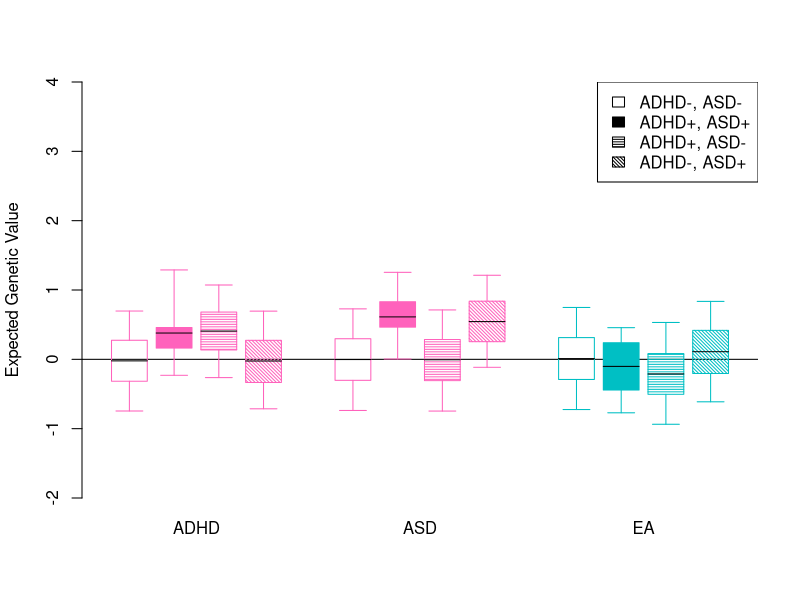

The R source for this figure: (Note: this script raises an error after producing the figure.)
gen_cor_norm <- function( n, mu, sigma, rho, pop=F ) {
	
	t <- length( mu )
	X <- matrix( rnorm( t*n ), n, t )
	X.sig <- var( scale( X ) )
	X.sig.C.inv <- solve( chol( X.sig ) )
	X.clean <- scale( X %*% X.sig.C.inv )
	rho.C <- chol( rho )
	Y <- matrix( rep( mu, n ), n, t, byrow=T ) + 
			( X.clean %*% rho.C ) * matrix( rep( sigma, n ), n, t, byrow=T )

	return( Y )
	
}

plot.profiles.como <- function( l.value, p.value, plotName, 
								traits.txt=c( "Trait 1","Trait 2","Trait 3" ),
								legend.txt=c( "Group 0-0", "Group 1-1", "Group 1-0", "Group 0-1") ) {
	
	l.1.00 <- mean( l.value[ p.value[,1] == 0 & p.value[,2] == 0, 1 ] )
	l.2.00 <- mean( l.value[ p.value[,1] == 0 & p.value[,2] == 0, 2 ] )
	l.3.00 <- mean( l.value[ p.value[,1] == 0 & p.value[,2] == 0, 3 ] )
			
	l.1.10 <- mean( l.value[ p.value[,1] == 1 & p.value[,2] == 0, 1 ] )
	l.2.10 <- mean( l.value[ p.value[,1] == 1 & p.value[,2] == 0, 2 ] )
	l.3.10 <- mean( l.value[ p.value[,1] == 1 & p.value[,2] == 0, 3 ] )
	
	l.1.01 <- mean( l.value[ p.value[,1] == 0 & p.value[,2] == 1, 1 ] )
	l.2.01 <- mean( l.value[ p.value[,1] == 0 & p.value[,2] == 1, 2 ] )
	l.3.01 <- mean( l.value[ p.value[,1] == 0 & p.value[,2] == 1, 3 ] )

	l.1.11 <- mean( l.value[ p.value[,1] == 1 & p.value[,2] == 1, 1 ] )
	l.2.11 <- mean( l.value[ p.value[,1] == 1 & p.value[,2] == 1, 2 ] )
	l.3.11 <- mean( l.value[ p.value[,1] == 1 & p.value[,2] == 1, 3 ] )

	sd.1.00 <- sd( l.value[ p.value[,1] == 0 & p.value[,2] == 0, 1 ] ) / 
						sqrt( sum( p.value[,1] == 0 & p.value[,2] == 0 ) )
	sd.2.00 <- sd( l.value[ p.value[,1] == 0 & p.value[,2] == 0, 2 ] ) / 
						sqrt( sum( p.value[,1] == 0 & p.value[,2] == 0 ) )
	sd.3.00 <- sd( l.value[ p.value[,1] == 0 & p.value[,2] == 0, 3 ] ) / 
						sqrt( sum( p.value[,1] == 0 & p.value[,2] == 0 ) )
			
	sd.1.10 <- sd( l.value[ p.value[,1] == 1 & p.value[,2] == 0, 1 ] ) / 
						sqrt( sum( p.value[,1] == 1 & p.value[,2] == 0 ) )
	sd.2.10 <- sd( l.value[ p.value[,1] == 1 & p.value[,2] == 0, 2 ] ) / 
						sqrt( sum( p.value[,1] == 1 & p.value[,2] == 0 ) )
	sd.3.10 <- sd( l.value[ p.value[,1] == 1 & p.value[,2] == 0, 3 ] ) / 
						sqrt( sum( p.value[,1] == 1 & p.value[,2] == 0 ) )
						
	sd.1.01 <- sd( l.value[ p.value[,1] == 0 & p.value[,2] == 1, 1 ] ) / 
						sqrt( sum( p.value[,1] == 0 & p.value[,2] == 1 ) )
	sd.2.01 <- sd( l.value[ p.value[,1] == 0 & p.value[,2] == 1, 2 ] ) / 
						sqrt( sum( p.value[,1] == 0 & p.value[,2] == 1 ) )
	sd.3.01 <- sd( l.value[ p.value[,1] == 0 & p.value[,2] == 1 , 3 ]) / 
						sqrt( sum( p.value[,1] == 0 & p.value[,2] == 1 ) )

	sd.1.11 <- sd( l.value[ p.value[,1] == 1 & p.value[,2] == 1, 1 ] ) / 
						sqrt( sum( p.value[,1] == 1 & p.value[,2] == 1 ) )
	sd.2.11 <- sd( l.value[ p.value[,1] == 1 & p.value[,2] == 1, 2 ] ) / 
						sqrt( sum( p.value[,1] == 1 & p.value[,2] == 1 ) )
	sd.3.11 <- sd( l.value[ p.value[,1] == 1 & p.value[,2] == 1, 3 ] ) / 
						sqrt( sum( p.value[,1] == 1 & p.value[,2] == 1 ) )

	plot.dat <- rbind( 	c( l.1.00, l.1.11, l.1.10, l.1.01 ),
						c( l.2.00, l.2.11, l.2.10, l.2.01 ),
						c( l.3.00, l.3.11, l.3.10, l.3.01 ) )
	plot.sd <- rbind( 	c( sd.1.00, sd.1.11, sd.1.10, sd.1.01 ),
						c( sd.2.00, sd.2.11, sd.2.10, sd.2.01 ),
						c( sd.3.00, sd.3.11, sd.3.10, sd.3.01 ) )
	
	col.cats <- c( "#FF62BC", "#FF62BC", "#00BFC4" )
	dense.cats <- c( 0, NA, 40, 40 )
	angle.cats <- c( NA, NA, 0, 135 )
	
	pdf( plotName )	
	
	b.plot <- print( barplot( t( plot.dat ),
					names.arg=traits.txt, 
					beside=T,
					angle=angle.cats, density=dense.cats, 
					ylab="Expected Genetic Value",
					col=rep( col.cats, each=4 ),
					ylim=c( -1,3 )
				) )
	print( segments( b.plot, t( plot.dat )-1.96*t( plot.sd ), 
			b.plot, t( plot.dat )+1.96*t( plot.sd ) ) )
	print( segments( b.plot-0.25, t( plot.dat )+1.96*t( plot.sd ), 
			b.plot+0.25, t( plot.dat )+1.96*t( plot.sd ) ) )
	print( segments( b.plot-0.25, t( plot.dat )-1.96*t( plot.sd ), 
			b.plot+0.25, t( plot.dat )-1.96*t( plot.sd ) ) )

	print( legend( 'topright', 
					legend=legend.txt,
					angle=angle.cats, 
					density=dense.cats, 
					col=1 ) )

	dev.off()
	
	out.dat <- list( plot.dat, plot.sd, b.plot )	
	
	return( out.dat )
	
}

plot.profiles.como.bnw <- function( l.value, p.value, plotName, 
								traits.txt=c( "Trait 1","Trait 2","Trait 3" ),
								legend.txt=c( "Group 0-0", "Group 1-1", "Group 1-0", "Group 0-1") ) {

	#l.value <- g.value.0
	#p.value <- p.value.0 
	#traits.txt <- traits
	#legend.txt <- legend.txt
	
	l.1.00 <- mean( l.value[ p.value[,1] == 0 & p.value[,2] == 0, 1 ] )
	l.2.00 <- mean( l.value[ p.value[,1] == 0 & p.value[,2] == 0, 2 ] )
	l.3.00 <- mean( l.value[ p.value[,1] == 0 & p.value[,2] == 0, 3 ] )
			
	l.1.10 <- mean( l.value[ p.value[,1] == 1 & p.value[,2] == 0, 1 ] )
	l.2.10 <- mean( l.value[ p.value[,1] == 1 & p.value[,2] == 0, 2 ] )
	l.3.10 <- mean( l.value[ p.value[,1] == 1 & p.value[,2] == 0, 3 ] )
	
	l.1.01 <- mean( l.value[ p.value[,1] == 0 & p.value[,2] == 1, 1 ] )
	l.2.01 <- mean( l.value[ p.value[,1] == 0 & p.value[,2] == 1, 2 ] )
	l.3.01 <- mean( l.value[ p.value[,1] == 0 & p.value[,2] == 1, 3 ] )

	l.1.11 <- mean( l.value[ p.value[,1] == 1 & p.value[,2] == 1, 1 ] )
	l.2.11 <- mean( l.value[ p.value[,1] == 1 & p.value[,2] == 1, 2 ] )
	l.3.11 <- mean( l.value[ p.value[,1] == 1 & p.value[,2] == 1, 3 ] )

	q05.1.00 <- quantile( l.value[ p.value[,1] == 0 & p.value[,2] == 0, 1 ], 0.05 )
	q05.2.00 <- quantile( l.value[ p.value[,1] == 0 & p.value[,2] == 0, 2 ], 0.05 )
	q05.3.00 <- quantile( l.value[ p.value[,1] == 0 & p.value[,2] == 0, 3 ], 0.05 )
				
	q05.1.10 <- quantile( l.value[ p.value[,1] == 1 & p.value[,2] == 0, 1 ], 0.05 )
	q05.2.10 <- quantile( l.value[ p.value[,1] == 1 & p.value[,2] == 0, 2 ], 0.05 )
	q05.3.10 <- quantile( l.value[ p.value[,1] == 1 & p.value[,2] == 0, 3 ], 0.05 )
						
	q05.1.01 <- quantile( l.value[ p.value[,1] == 0 & p.value[,2] == 1, 1 ], 0.05 )
	q05.2.01 <- quantile( l.value[ p.value[,1] == 0 & p.value[,2] == 1, 2 ], 0.05 )
	q05.3.01 <- quantile( l.value[ p.value[,1] == 0 & p.value[,2] == 1, 3 ], 0.05 )

	q05.1.11 <- quantile( l.value[ p.value[,1] == 1 & p.value[,2] == 1, 1 ], 0.05 )
	q05.2.11 <- quantile( l.value[ p.value[,1] == 1 & p.value[,2] == 1, 2 ], 0.05 )
	q05.3.11 <- quantile( l.value[ p.value[,1] == 1 & p.value[,2] == 1, 3 ], 0.05 )

	q25.1.00 <- quantile( l.value[ p.value[,1] == 0 & p.value[,2] == 0, 1 ], 0.25 )
	q25.2.00 <- quantile( l.value[ p.value[,1] == 0 & p.value[,2] == 0, 2 ], 0.25 )
	q25.3.00 <- quantile( l.value[ p.value[,1] == 0 & p.value[,2] == 0, 3 ], 0.25 )
				
	q25.1.10 <- quantile( l.value[ p.value[,1] == 1 & p.value[,2] == 0, 1 ], 0.25 )
	q25.2.10 <- quantile( l.value[ p.value[,1] == 1 & p.value[,2] == 0, 2 ], 0.25 )
	q25.3.10 <- quantile( l.value[ p.value[,1] == 1 & p.value[,2] == 0, 3 ], 0.25 )
						
	q25.1.01 <- quantile( l.value[ p.value[,1] == 0 & p.value[,2] == 1, 1 ], 0.25 )
	q25.2.01 <- quantile( l.value[ p.value[,1] == 0 & p.value[,2] == 1, 2 ], 0.25 )
	q25.3.01 <- quantile( l.value[ p.value[,1] == 0 & p.value[,2] == 1, 3 ], 0.25 )

	q25.1.11 <- quantile( l.value[ p.value[,1] == 1 & p.value[,2] == 1, 1 ], 0.25 )
	q25.2.11 <- quantile( l.value[ p.value[,1] == 1 & p.value[,2] == 1, 2 ], 0.25 )
	q25.3.11 <- quantile( l.value[ p.value[,1] == 1 & p.value[,2] == 1, 3 ], 0.25 )

	q75.1.00 <- quantile( l.value[ p.value[,1] == 0 & p.value[,2] == 0, 1 ], 0.75 )
	q75.2.00 <- quantile( l.value[ p.value[,1] == 0 & p.value[,2] == 0, 2 ], 0.75 )
	q75.3.00 <- quantile( l.value[ p.value[,1] == 0 & p.value[,2] == 0, 3 ], 0.75 )
				
	q75.1.10 <- quantile( l.value[ p.value[,1] == 1 & p.value[,2] == 0, 1 ], 0.75 )
	q75.2.10 <- quantile( l.value[ p.value[,1] == 1 & p.value[,2] == 0, 2 ], 0.75 )
	q75.3.10 <- quantile( l.value[ p.value[,1] == 1 & p.value[,2] == 0, 3 ], 0.75 )
						
	q75.1.01 <- quantile( l.value[ p.value[,1] == 0 & p.value[,2] == 1, 1 ], 0.75 )
	q75.2.01 <- quantile( l.value[ p.value[,1] == 0 & p.value[,2] == 1, 2 ], 0.75 )
	q75.3.01 <- quantile( l.value[ p.value[,1] == 0 & p.value[,2] == 1, 3 ], 0.75 )

	q75.1.11 <- quantile( l.value[ p.value[,1] == 1 & p.value[,2] == 1, 1 ], 0.75 )
	q75.2.11 <- quantile( l.value[ p.value[,1] == 1 & p.value[,2] == 1, 2 ], 0.75 )
	q75.3.11 <- quantile( l.value[ p.value[,1] == 1 & p.value[,2] == 1, 3 ], 0.75 )

	q95.1.00 <- quantile( l.value[ p.value[,1] == 0 & p.value[,2] == 0, 1 ], 0.95 )
	q95.2.00 <- quantile( l.value[ p.value[,1] == 0 & p.value[,2] == 0, 2 ], 0.95 )
	q95.3.00 <- quantile( l.value[ p.value[,1] == 0 & p.value[,2] == 0, 3 ], 0.95 )
				
	q95.1.10 <- quantile( l.value[ p.value[,1] == 1 & p.value[,2] == 0, 1 ], 0.95 )
	q95.2.10 <- quantile( l.value[ p.value[,1] == 1 & p.value[,2] == 0, 2 ], 0.95 )
	q95.3.10 <- quantile( l.value[ p.value[,1] == 1 & p.value[,2] == 0, 3 ], 0.95 )
						
	q95.1.01 <- quantile( l.value[ p.value[,1] == 0 & p.value[,2] == 1, 1 ], 0.95 )
	q95.2.01 <- quantile( l.value[ p.value[,1] == 0 & p.value[,2] == 1, 2 ], 0.95 )
	q95.3.01 <- quantile( l.value[ p.value[,1] == 0 & p.value[,2] == 1, 3 ], 0.95 )

	q95.1.11 <- quantile( l.value[ p.value[,1] == 1 & p.value[,2] == 1, 1 ], 0.95 )
	q95.2.11 <- quantile( l.value[ p.value[,1] == 1 & p.value[,2] == 1, 2 ], 0.95 )
	q95.3.11 <- quantile( l.value[ p.value[,1] == 1 & p.value[,2] == 1, 3 ], 0.95 )

	plot.dat <- rbind( 	c( l.1.00, l.1.11, l.1.10, l.1.01 ),
						c( l.2.00, l.2.11, l.2.10, l.2.01 ),
						c( l.3.00, l.3.11, l.3.10, l.3.01 ) )
	plot.q05 <- rbind( 	c( q05.1.00, q05.1.11, q05.1.10, q05.1.01 ),
						c( q05.2.00, q05.2.11, q05.2.10, q05.2.01 ),
						c( q05.3.00, q05.3.11, q05.3.10, q05.3.01 ) )
	plot.q25 <- rbind( 	c( q25.1.00, q25.1.11, q25.1.10, q25.1.01 ),
						c( q25.2.00, q25.2.11, q25.2.10, q25.2.01 ),
						c( q25.3.00, q25.3.11, q25.3.10, q25.3.01 ) )
	plot.q75 <- rbind( 	c( q75.1.00, q75.1.11, q75.1.10, q75.1.01 ),
						c( q75.2.00, q75.2.11, q75.2.10, q75.2.01 ),
						c( q75.3.00, q75.3.11, q75.3.10, q75.3.01 ) )
	plot.q95 <- rbind( 	c( q95.1.00, q95.1.11, q95.1.10, q95.1.01 ),
						c( q95.2.00, q95.2.11, q95.2.10, q95.2.01 ),
						c( q95.3.00, q95.3.11, q95.3.10, q95.3.01 ) )					
			
	col.cats <- c( "#FF62BC", "#FF62BC", "#00BFC4" )
	dense.cats <- c( 0, NA, 40, 40 )
	angle.cats <- c( NA, NA, 0, 135 )
	
	pdf( plotName )	
	
	b.plot <- print( barplot( t( plot.dat ),
					names.arg=traits.txt, 
					beside=T,
					angle=angle.cats, density=dense.cats,
					col='white', border='white',
					ylab="Expected Genetic Value",
					ylim=c( -2,4 )
				) )
	abline( h=0 )

	for ( i in 1:3 ) {
	for ( g in 1:4 ) {
		
		t.col=col.cats[ i ]
		t.border=col.cats[ i ]
		t.angle=angle.cats[ g ]
		t.density=dense.cats[ g ]	

		tempMat <- t( plot.dat )
		tempMat.q05 <- t( plot.q05 )
		tempMat.q25 <- t( plot.q25 )
		tempMat.q75 <- t( plot.q75 )
		tempMat.q95 <- t( plot.q95 )
				
		polygon(	c( b.plot[ g,i ]-0.4, b.plot[ g,i ]+0.4, b.plot[ g,i ]+0.4, b.plot[ g,i ]-0.4 ), 
					c( tempMat.q25[ g,i ], tempMat.q25[ g,i ], tempMat.q75[ g,i ], tempMat.q75[ g,i ] ), 
					col=t.col,
					border=t.border,
					angle=t.angle,
					density=t.density
					)
		segments(	b.plot[ g,i ], tempMat.q75[ g,i ], 
					b.plot[ g,i ], tempMat.q95[ g,i ], 
					col=t.col
					)
		segments(	b.plot[ g,i ], tempMat.q25[ g,i ], 
					b.plot[ g,i ], tempMat.q05[ g,i ], 
					col=t.col
					)							
		segments(	b.plot[ g,i ]+0.3, tempMat.q05[ g,i ], 
					b.plot[ g,i ]-0.3, tempMat.q05[ g,i ], 
					col=t.col
					)	
		segments(	b.plot[ g,i ]+0.3, tempMat.q95[ g,i ], 
					b.plot[ g,i ]-0.3, tempMat.q95[ g,i ], 
					col=t.col
					)
		segments(	b.plot[ g,i ]+0.4, tempMat[ g,i ], 
					b.plot[ g,i ]-0.4, tempMat[ g,i ], 
					col=1
					)					
	}
	}

	print( legend( 'topright', 
					legend=legend.txt,
					angle=angle.cats, 
					density=dense.cats, 
					col=1 ) )

	dev.off()
	
	out.dat <- list( plot.dat, plot.sd, b.plot )	
	
	return( out.dat )
	
}


he_reg <- function( g, p, k, m1, m2, misType='flip', misdir=0 ) {
	
	# Using the same people in both studies breaks estimators.  
	#	Sampling needs to be done carefully to ensure E( y1y2 | s1,s2,g12 ) can
	#	be factored under some assumptions of independence (my guess), or 
	#	it doesn't like within and across study similarities to be mixed. 
	#	Weissbrod, Flint, Rosset. 2018. AJHG. Supp. Note, eq. 5. 
	# Derived for Gij ~ 0, so when subjects are compared with themselves it breaks 
	#	this assumption.  With m=1000, anything > ~0.8 is a self-self correlations.
	#	With m=250, unrel x < 0.375, within person x > 0.675 seems ~reasonable. 
	#	With m=100, unrel x and within person x overlap - too much variance in (1/m)( X'X )
	#	I remove those pairs by checking x > 0.5		

	if ( misdir %in% c( 1,3 ) ) {
		m1.p <- sample( which( p[,1] == 1 ), floor( m1*sum( p[,1] ) ) ) 
		p[ m1.p, 2 ] <- 1 
	}
	if ( misdir %in% c( 2,3 ) ) { 
		m2.p <- sample( which( p[,2] == 1 ), floor( m2*sum( p[,2] ) ) )
		p[ m2.p, 1 ] <- 1 
	}

	if ( misType == 'flip' ) {
		if ( misdir %in% c( 1,3 ) ) { p[ m1.p, 1 ] <- 0 }	
		if ( misdir %in% c( 2,3 ) ) { p[ m2.p, 2 ] <- 0 }
	}
		
	# Initial sampling
	g.keep.1 <- sort( unique( c( sample( which( p[,1] == 0 ), 10000 ), 
							which( p[,1] == 1 ) ) ) )
	g.keep.2 <- sort( unique( c( sample( which( p[,2] == 0 ), 10000 ), 
							which( p[,2] == 1 ) ) ) )
	g.keep.3 <- sort( unique( c( sample( 
							which( !is.na( p[,3] ) ), 10000 ) ) ) )
								
	n.1 <- length( g.keep.1 )
	n.2 <- length( g.keep.2 )
	n.3 <- length( g.keep.3 )
		
	g.temp.1 <- g[ g.keep.1, ]
	g.temp.2 <- g[ g.keep.2, ]
	g.temp.3 <- g[ g.keep.3, ]	
	p.temp.1 <- p[ g.keep.1, ]	
	p.temp.2 <- p[ g.keep.2, ]
	p.temp.3 <- p[ g.keep.3, ]
		
	pt.1 <- sum( p.temp.1[ ,1 ] )/n.1
	p.temp.1[ ,1 ] <- ( p.temp.1[ ,1 ] - pt.1 ) / sqrt( pt.1*(1-pt.1) )	
	pt.2 <- sum( p.temp.2[ ,2 ] )/n.2
	p.temp.2[ ,2 ] <- ( p.temp.2[ ,2 ] - pt.2 ) / sqrt( pt.2*(1-pt.2) )

	x.temp <- ( 1/dim(g)[2] ) * g.temp.1 %*% t( g.temp.1 )
	x.temp[ upper.tri( x.temp, diag=T ) ] <- NA
	x.temp.l <- c( x.temp[ !is.na( x.temp ) ] )
	
	y.temp <- p.temp.1[,1] %*% t( p.temp.1[,1] )
	y.temp[ upper.tri( y.temp, diag=T ) ] <- NA
	y.temp.l <- c( y.temp[ !is.na( y.temp ) ] )
	
	c.1.1.p <- sqrt( pt.1*(1-pt.1)*pt.1*(1-pt.1) )
	c.1.1.n <- dnorm( qnorm(1-k[1]) )*dnorm( qnorm(1-k[1]) )
	c.1.1.k <- k[1]*( 1-k[1] )*k[1]*( 1-k[1] )
	c.1.1 <- ( c.1.1.p*c.1.1.n ) / ( c.1.1.k )
	y.1.1.h2 <- ( ( c.1.1*x.temp.l ) %*% y.temp.l ) / 
				( ( c.1.1*x.temp.l ) %*% ( c.1.1*x.temp.l ) )						

	x.temp <- ( 1/dim(g)[2] ) * g.temp.2 %*% t( g.temp.2 )
	x.temp[ upper.tri( x.temp, diag=T ) ] <- NA
	x.temp.l <- c( x.temp[ !is.na( x.temp ) ] )

	y.temp <- p.temp.2[,2] %*% t( p.temp.2[,2] )
	y.temp[ upper.tri( y.temp, diag=T ) ] <- NA
	y.temp.l <- c( y.temp[ !is.na( y.temp ) ] )
	
	c.2.2.p <- sqrt( pt.2*(1-pt.2)*pt.2*(1-pt.2) )
	c.2.2.n <- dnorm( qnorm(1-k[2]) )*dnorm( qnorm(1-k[2]) )
	c.2.2.k <- k[2]*( 1-k[2] )*k[2]*( 1-k[2] )
	c.2.2 <- ( c.2.2.p*c.2.2.n ) / ( c.2.2.k )
	y.2.2.h2 <- ( ( c.2.2*x.temp.l ) %*% y.temp.l ) / 
				( ( c.2.2*x.temp.l ) %*% ( c.2.2*x.temp.l ) )

	x.temp <- ( 1/dim(g)[2] ) * g.temp.3 %*% t( g.temp.3 )
	x.temp[ upper.tri( x.temp, diag=T ) ] <- NA
	x.temp.l <- c( x.temp[ !is.na( x.temp ) ] )

	y.temp <- p.temp.3[,3] %*% t( p.temp.3[,3] )
	y.temp[ upper.tri( y.temp, diag=T ) ] <- NA
	y.temp.l <- c( y.temp[ !is.na( y.temp ) ] )

	# Biased if studies with ascertainment on secondary trait
	y.3.3.h2 <- ( ( x.temp.l ) %*% y.temp.l ) / 
				( ( x.temp.l ) %*% ( x.temp.l ) )

	x.temp <- ( 1/dim(g)[2] ) * g.temp.1 %*% t( g.temp.2 )
	x.temp[ upper.tri( x.temp, diag=T ) ] <- NA
	x.temp.l <- c( x.temp[ !is.na( x.temp ) ] )
	rem.x.temp.l <- which( x.temp.l > 0.5 )

	y.temp <- p.temp.1[,1] %*% t( p.temp.2[,2] )
	y.temp[ upper.tri( y.temp, diag=T ) ] <- NA
	y.temp.l <- c( y.temp[ !is.na( y.temp ) ] )

	c.1.2.p <- sqrt( pt.1*(1-pt.1)*pt.2*(1-pt.2) )
	c.1.2.n <- dnorm( qnorm(1-k[1]) )*dnorm( qnorm(1-k[2]) )
	c.1.2.k <- k[1]*( 1-k[1] )*k[2]*( 1-k[2] )
	c.1.2 <- ( c.1.2.p*c.1.2.n ) / ( c.1.2.k )
	y.1.2.cov <- ( ( c.1.2*x.temp.l[ -rem.x.temp.l ] ) %*% y.temp.l[ -rem.x.temp.l ] ) / 
				( ( c.1.2*x.temp.l[ -rem.x.temp.l ] ) %*% ( c.1.2*x.temp.l[ -rem.x.temp.l ] ) )
	y.1.2.rg <- y.1.2.cov / sqrt( y.1.1.h2*y.2.2.h2 )

	x.temp <- ( 1/dim(g)[2] ) * g.temp.1 %*% t( g.temp.3 )
	x.temp[ upper.tri( x.temp, diag=F ) ] <- NA
	x.temp.l <- c( x.temp[ !is.na( x.temp ) ] )
	rem.x.temp.l <- which( x.temp.l > 0.5 )

	y.temp <- p.temp.1[,1] %*% t( p.temp.3[,3] )
	y.temp[ upper.tri( y.temp, diag=F ) ] <- NA
	y.temp.l <- c( y.temp[ !is.na( y.temp ) ] )

	c.1.3.p <- sqrt( pt.1*(1-pt.1) )
	c.1.3.n <- dnorm( qnorm(1-k[1]) )
	c.1.3.k <- k[1]*( 1-k[1] )
	c.1.3 <- ( c.1.3.p*c.1.3.n ) / ( c.1.3.k )
	y.1.3.cov <- ( ( c.1.3*x.temp.l[ -rem.x.temp.l ] ) %*% y.temp.l[ -rem.x.temp.l ] ) / 
				( ( c.1.3*x.temp.l[ -rem.x.temp.l ] ) %*% ( c.1.3*x.temp.l[ -rem.x.temp.l ] ) )
	y.1.3.rg <- y.1.3.cov / sqrt( y.1.1.h2*y.3.3.h2 )

	x.temp <- ( 1/dim(g)[2] ) * g.temp.2 %*% t( g.temp.3 )
	x.temp[ upper.tri( x.temp, diag=F ) ] <- NA
	x.temp.l <- c( x.temp[ !is.na( x.temp ) ] )
	rem.x.temp.l <- which( x.temp.l > 0.5 )
		
	y.temp <- p.temp.2[,2] %*% t( p.temp.3[,3] )
	y.temp[ upper.tri( y.temp, diag=F ) ] <- NA
	y.temp.l <- c( y.temp[ !is.na( y.temp ) ] )

	c.2.3.p <- sqrt( pt.2*(1-pt.2) )
	c.2.3.n <- dnorm( qnorm(1-k[2]) )
	c.2.3.k <- k[2]*( 1-k[2] )
	c.2.3 <- ( c.2.3.p*c.2.3.n ) / ( c.2.3.k )
	y.2.3.cov <- ( ( c.2.3*x.temp.l[ -rem.x.temp.l ] ) %*% y.temp.l[ -rem.x.temp.l ] ) / 
				( ( c.2.3*x.temp.l[ -rem.x.temp.l ] ) %*% ( c.2.3*x.temp.l[ -rem.x.temp.l ] ) )
	y.2.3.rg <- y.2.3.cov / sqrt( y.2.2.h2*y.3.3.h2 )
	
	output <- list( y.1.1.h2=y.1.1.h2, y.2.2.h2=y.2.2.h2, y.3.3.h2=y.3.3.h2, 
						y.1.2.rg=y.1.2.rg, y.1.3.rg=y.1.3.rg, y.2.3.rg=y.2.3.rg,
						m1=m1, m2=m2 )
	
	return( output )
					
}

## Basic parameters 

traits <- c( "ADHD", "ASD", "EA" )
legend.txt <- c( "ADHD-, ASD-", "ADHD+, ASD+", "ADHD+, ASD-", "ADHD-, ASD+" )
n=100000
m=250
k=c( 0.05, 0.01, NA )
h2=c( 0.2, 0.2, 0.2 )
rg=matrix( c( 1, 0, -0.5, 0, 1, 0.2, -0.5, 0.2, 1), 3, 3 )
re=diag( length(h2) )
onset <- c( 5, 0, NA )		#ADHD uniform: 5 to 20, ASD: uniform 0 to 15
offset <- c( 20, 15, NA)
t <- length( h2 )

## Model 0: Uncorrelated liability and Comorbidity

# Genotypes
g <- matrix( rnorm( n*m ), n, m )
beta <- gen_cor_norm( m, rep(0,t), sqrt(h2/m), rg, pop=F )
 
# Genetic values
#g.value.0 <- gen_cor_norm( n, rep(0,t), sqrt(h2), rg, pop=F )
g.value.0 <- g %*% beta
# Environmental values				
e.value.0 <- gen_cor_norm( n, rep(0,t), sqrt(1-h2), re, pop=F )
# Liability values
l.value.0 <- g.value.0 + e.value.0
# Convert liability to 'disorder' phenotypes
p.value.0 <- l.value.0
p.value.0[ ,1 ] <- 1*( l.value.0[,1] >= qnorm( 1-k[1] ) )
p.value.0[ ,2 ] <- 1*( l.value.0[,2] >= qnorm( 1-k[2] ) )

# Add random onset
p.value.0 <- cbind( p.value.0, 0 )
p.value.0 <- cbind( p.value.0, 0 )
p.value.0[ , 4 ] <- sample( seq( onset[1], offset[1], by=5 ),
											n, replace=T )
p.value.0[ , 5 ] <- sample( seq( onset[2], offset[2], by=5 ),
											n, replace=T )

#Plot baseline COMO model
plot.0 <- plot.profiles.como.bnw( g.value.0, p.value.0,"ASD_v2_Model0_snp.bnw.pdf", 
									traits.txt=traits, legend.txt=legend.txt )

## Learn reasonable misdiagnosis rates (to create an rg of 0.3)

# # output <- NULL
# for ( i in 0:15 ) {
	# print( i )
	# m1 <- i/100
	# m2 <- i/100
	# output <- rbind( output, he_reg( g, p.value.0, k, m1, m2, misType='flip', misdir=3 ) )
	# print( output )
# }
# save( output, file="misDx_famh2_rg0_flipMisDx_01to10.RData")

# output <- NULL
# for ( i in 0:15 ) {
	# print( i )
	# m1 <- i/100
	# m2 <- i/100
	# output <- rbind( output, he_reg( g, p.value.0, k, m1, m2, misType='add', misdir=3 ) )
	# print( output )
# }
# save( output, file="misDx_famh2_rg0_addMisDx_01to11.RData")

# output <- NULL
# for ( i in 0:10 ) {
	# print( i )
	# m1 <- i/50
	# m2 <- i/50
	# output <- rbind( output, he_reg( g, p.value.0, k, m1, m2, misType='add', misdir=1 ) )
	# print( output )
# }
# save( output, file="misDx_famh2_rg0_addMisDx_01to11_adhdOnly.RData")

# output <- NULL
# for ( i in 0:10 ) {
	# print( i )
	# m1 <- i/50
	# m2 <- 0
	# output <- rbind( output, he_reg( g, p.value.0, k, m1, m2, misType='flip', misdir=1 ) )
	# print( output )
# }
# save( output, file="misDx_famh2_rg0_flipMisDx_01to10_adhdOnly.RData")

# output <- NULL
# for ( i in 0:10 ) {
	# print( i )
	# m1 <- 0
	# m2 <- i/10
	# output <- rbind( output, he_reg( g, p.value.0, k, m1, m2, misType='flip', misdir=2 ) )
	# print( output )
# }
# save( output, file="misDx_famh2_rg0_flipMisDx_01to10_asdOnly.RData")

# output <- NULL
# for ( i in 0:10 ) {
	# print( i )
	# m1 <- 0
	# m2 <- i/10
	# output <- rbind( output, he_reg( g, p.value.0, k, m1, m2, misType='add', misdir=2 ) )
	# print( output )
# }
# save( output, file="misDx_famh2_rg0_addMisDx_01to11_asdOnly.RData")

# Model 1a (flip): Misdiagnosis one-way, flipped (ADHD -> ASD) up to rG of 0.3.  10% rate does it.

misDx.r <- 0.10

p.value.1a <- l.value.0
p.value.1a[ ,1 ] <- 1*( l.value.0[,1] >= qnorm( 1-k[1] ) )
p.value.1a[ ,2 ] <- 1*( l.value.0[,2] >= qnorm( 1-k[2] ) )
											
misDx <- sample( which( p.value.1a[,1] == 1 ), 
					floor( sum( p.value.1a[,1] == 1 )*misDx.r ) )

p.value.1a[ misDx, 1 ] <- 0
p.value.1a[ misDx, 2 ] <- 1

plot.1a <- plot.profiles.como.bnw( g.value.0, p.value.1a, "ASD_v2_Model1a_flip_snp.bnw.pdf", 
									traits.txt=traits, legend.txt=legend.txt )

# Model 1b (flip): Model 1a: Misdiagnosis one-way, flipped (ASD -> ADHD) up to rG of 0.3.  80% rate probably still not enough.

misDx.r <- 0.8

p.value.1b <- l.value.0
p.value.1b[ ,1 ] <- 1*( l.value.0[,1] >= qnorm( 1-k[1] ) )
p.value.1b[ ,2 ] <- 1*( l.value.0[,2] >= qnorm( 1-k[2] ) )
											
misDx <- sample( which( p.value.1b[,2] == 1 ), 
					floor( sum( p.value.1b[,2] == 1 )*misDx.r ) )

p.value.1b[ misDx, 1 ] <- 1
p.value.1b[ misDx, 2 ] <- 0

plot.1b <- plot.profiles.como.bnw( g.value.0, p.value.1b, "ASD_v2_Model1b_flip_snp.bnw.pdf", 
									traits.txt=traits, legend.txt=legend.txt )

# Model 1c (flip): Misdiagnosis two-way, flipped (ASD -> ADHD & ADHD -> ASD) up to rG of 0.3.  8% rate enough.

misDx.r <- 0.08

p.value.1c <- l.value.0
p.value.1c[ ,1 ] <- 1*( l.value.0[,1] >= qnorm( 1-k[1] ) )
p.value.1c[ ,2 ] <- 1*( l.value.0[,2] >= qnorm( 1-k[2] ) )
											
misDx1 <- sample( which( p.value.1c[,1] == 1 ), 
					floor( sum( p.value.1c[,1] == 1 )*misDx.r ) )
misDx2 <- sample( which( p.value.1c[,2] == 1 ), 
					floor( sum( p.value.1c[,2] == 1 )*misDx.r ) )

p.value.1c[ misDx1, 1 ] <- 0
p.value.1c[ misDx1, 2 ] <- 1
p.value.1c[ misDx2, 1 ] <- 1
p.value.1c[ misDx2, 2 ] <- 0

plot.1c <- plot.profiles.como.bnw( g.value.0, p.value.1c, "ASD_v2_Model1c_flip_snp.bnw.pdf", 
									traits.txt=traits, legend.txt=legend.txt )

# Model 1a (add): Misdiagnosis one-way, add COMO (ADHD -> ASD) up to rG of 0.3.  10% rate does it.

misDx.r <- 0.10

p.value.1a <- l.value.0
p.value.1a[ ,1 ] <- 1*( l.value.0[,1] >= qnorm( 1-k[1] ) )
p.value.1a[ ,2 ] <- 1*( l.value.0[,2] >= qnorm( 1-k[2] ) )
											
misDx <- sample( which( p.value.1a[,1] == 1 ), 
					floor( sum( p.value.1a[,1] == 1 )*misDx.r ) )

p.value.1a[ misDx, 2 ] <- 1

plot.1a <- plot.profiles.como.bnw( g.value.0, p.value.1a, "ASD_v2_Model1a_add_snp.bnw.pdf", 
									traits.txt=traits, legend.txt=legend.txt )

# Model 1b (add): Model 1a: Misdiagnosis one-way, add COMO (ASD -> ADHD) up to rG of 0.3.  80% rate probably still not enough.

misDx.r <- 0.8

p.value.1b <- l.value.0
p.value.1b[ ,1 ] <- 1*( l.value.0[,1] >= qnorm( 1-k[1] ) )
p.value.1b[ ,2 ] <- 1*( l.value.0[,2] >= qnorm( 1-k[2] ) )
											
misDx <- sample( which( p.value.1b[,2] == 1 ), 
					floor( sum( p.value.1b[,2] == 1 )*misDx.r ) )

p.value.1b[ misDx, 1 ] <- 1

plot.1b <- plot.profiles.como.bnw( g.value.0, p.value.1b, "ASD_v2_Model1b_add_snp.bnw.pdf", 
									traits.txt=traits, legend.txt=legend.txt )

# Model 1c (add): Misdiagnosis two-way, add COMO (ASD -> ADHD & ADHD -> ASD) up to rG of 0.3.  8% rate enough.

misDx.r <- 0.08

p.value.1c <- l.value.0
p.value.1c[ ,1 ] <- 1*( l.value.0[,1] >= qnorm( 1-k[1] ) )
p.value.1c[ ,2 ] <- 1*( l.value.0[,2] >= qnorm( 1-k[2] ) )
											
misDx1 <- sample( which( p.value.1c[,1] == 1 ), 
					floor( sum( p.value.1c[,1] == 1 )*misDx.r ) )
misDx2 <- sample( which( p.value.1c[,2] == 1 ), 
					floor( sum( p.value.1c[,2] == 1 )*misDx.r ) )

p.value.1c[ misDx1, 2 ] <- 1
p.value.1c[ misDx2, 1 ] <- 1

plot.1c <- plot.profiles.como.bnw( g.value.0, p.value.1c, "ASD_v2_Model1c_add_snp.bnw.pdf", 
									traits.txt=traits, legend.txt=legend.txt )

## Model 2a: One-way causation (being above the threshold for ADHD, lowers the threshold for ASD)

effect <- 0.5

l.value.2a <- l.value.0
l.value.2a[ l.value.0[,1] >= qnorm( 1-k[1] ), 2 ] <- 
				l.value.2a[ l.value.0[,1] >= qnorm( 1-k[1] ), 2 ] + 
				effect*l.value.2a[ l.value.0[,1] >= qnorm( 1-k[1] ), 1 ]

p.value.2a <- l.value.2a
p.value.2a[ ,1 ] <- 1*( l.value.2a[,1] >= qnorm( 1-k[1] ) )
p.value.2a[ ,2 ] <- 1*( l.value.2a[,2] >= qnorm( 1-k[2] ) )
											
plot.2a <- plot.profiles.como.bnw( g.value.0, p.value.2a, "ASD_v2_Model2a_snp.bnw.pdf", 
									traits.txt=traits, legend.txt=legend.txt )

## Model 2b: One-way causation (being above the threshold for ASD, lowers the threshold for ADHD)

effect <- 0.5

l.value.2b <- l.value.0
l.value.2b[ l.value.0[,1] >= qnorm( 1-k[1] ), 2 ] <- 
				l.value.2b[ l.value.0[,1] >= qnorm( 1-k[1] ), 2 ] + 
				effect*l.value.2b[ l.value.0[,1] >= qnorm( 1-k[1] ), 1 ]
l.value.2b[ l.value.0[,2] >= qnorm( 1-k[2] ), 1 ] <- 
				l.value.2b[ l.value.0[,2] >= qnorm( 1-k[2] ), 1 ] + 
				effect*l.value.2b[ l.value.0[,2] >= qnorm( 1-k[2] ), 2 ]

p.value.2b <- l.value.2b
p.value.2b[ ,1 ] <- 1*( l.value.2b[,1] >= qnorm( 1-k[1] ) )
p.value.2b[ ,2 ] <- 1*( l.value.2b[,2] >= qnorm( 1-k[2] ) )
											
plot.2b <- plot.profiles.como.bnw( g.value.0, p.value.2b, "ASD_v2_Model2b_snp.bnw.pdf", 
									traits.txt=traits, legend.txt=legend.txt )

## Model 2c: Mutual causation (being above the threshold for one, lowers the threshold for the other)

effect <- 0.5

l.value.2c <- l.value.0
l.value.2c[ l.value.0[,1] >= qnorm( 1-k[1] ), 2 ] <- 
				l.value.2c[ l.value.0[,1] >= qnorm( 1-k[1] ), 2 ] + 
				effect*l.value.2c[ l.value.0[,1] >= qnorm( 1-k[1] ), 1 ]
l.value.2c[ l.value.0[,2] >= qnorm( 1-k[2] ), 1 ] <- 
				l.value.2c[ l.value.0[,2] >= qnorm( 1-k[2] ), 1 ] + 
				effect*l.value.2c[ l.value.0[,2] >= qnorm( 1-k[2] ), 2 ]

p.value.2c <- l.value.2c
p.value.2c[ ,1 ] <- 1*( l.value.2c[,1] >= qnorm( 1-k[1] ) )
p.value.2c[ ,2 ] <- 1*( l.value.2c[,2] >= qnorm( 1-k[2] ) )
											
plot.2c <- plot.profiles.como.bnw( g.value.0, p.value.2c, "ASD_v2_Model2c_snp.bnw.pdf", 
									traits.txt=traits, legend.txt=legend.txt )
## Model 2d: Mutual causation (being above the threshold for one, lowers the threshold for the other)

effect <- 5

l.value.2d <- l.value.0

p.value.2d <- l.value.2d
p.value.2d[ ,1 ] <- 1*( l.value.2d[,1] >= qnorm( 1-k[1] ) )
p.value.2d[ ,2 ] <- 1*( l.value.2d[,2] >= qnorm( 1-k[2] ) )

incl.adhd <- which( l.value.2d[ ,1 ] >= qnorm( 1-effect*k[1] ) & p.value.2d[ ,2 ] == 1 )
incl.asd <- which( l.value.2d[ ,2 ] >= qnorm( 1-effect*k[2] ) & p.value.2d[ ,1 ] == 1 )

p.value.2d[ incl.adhd, 1 ] <- 1
p.value.2d[ incl.asd, 2 ] <- 1
											
plot.2d <- plot.profiles.como.bnw( g.value.0, p.value.2d, "ASD_v2_Model2d_snp.bnw.pdf", 
									traits.txt=traits, legend.txt=legend.txt )

## Model 3a: One way severity ('severe ADHD' -> ASD)

effect <- 0.05

l.value.3a <- l.value.0

p.value.3a <- l.value.3a
p.value.3a[ ,1 ] <- 1*( l.value.3a[,1] >= qnorm( 1-k[1] ) )
p.value.3a[ ,2 ] <- 1*( l.value.3a[,2] >= qnorm( 1-k[2] ) )

#Add extreme multiformity
p.value.3a[ p.value.3a[ ,2 ] == 0, 2 ] <- 1*( l.value.3a[ p.value.3a[ ,2 ] == 0, 1 ] >= qnorm( 1-effect*k[1] ) )

plot.3a <- plot.profiles.como.bnw( g.value.0, p.value.3a, "ASD_v2_Model3a_snp.bnw.pdf", 
									traits.txt=traits, legend.txt=legend.txt )

## Model 3b: One way severity ('severe ASD' -> ADHD)

effect <- 0.1

l.value.3b <- l.value.0

p.value.3b <- l.value.3b
p.value.3b[ ,1 ] <- 1*( l.value.3b[,1] >= qnorm( 1-k[1] ) )
p.value.3b[ ,2 ] <- 1*( l.value.3b[,2] >= qnorm( 1-k[2] ) )

#Add extreme multiformity
p.value.3b[ p.value.3b[ ,1 ] == 0, 1 ] <- 1*( l.value.3b[ p.value.3b[ ,1 ] == 0, 2 ] >= qnorm( 1-effect*k[2] ) )

plot.3b <- plot.profiles.como.bnw( g.value.0, p.value.3b, "ASD_v2_Model3b_snp.bnw.pdf", 
									traits.txt=traits, legend.txt=legend.txt )

## Model 3c: Two way severity ('severe ADHD' -> ASD & 'severe ASD' -> ADHD)
effect1 <- 0.05
effect2 <- 0.1

l.value.3c <- l.value.0

p.value.3c <- l.value.3c
p.value.3c[ ,1 ] <- 1*( l.value.3c[,1] >= qnorm( 1-k[1] ) )
p.value.3c[ ,2 ] <- 1*( l.value.3c[,2] >= qnorm( 1-k[2] ) )

#Add extreme multiformity
p.value.3c[ p.value.3c[ ,2 ] == 0, 2 ] <- 1*( l.value.3c[ p.value.3c[ ,2 ] == 0, 1 ] >= qnorm( 1-effect1*k[1] ) )
p.value.3c[ p.value.3c[ ,1 ] == 0, 1 ] <- 1*( l.value.3c[ p.value.3c[ ,1 ] == 0, 2 ] >= qnorm( 1-effect2*k[2] ) )

plot.3c <- plot.profiles.como.bnw( g.value.0, p.value.3c, "ASD_v2_Model3c_snp.bnw.pdf", 
									traits.txt=traits, legend.txt=legend.txt )

## Model 4a: Biological heirarchy ( ADHD > ASD ), with random comorbidity
p.asd <- 0.01

l.value.4a <- l.value.0

p.value.4a <- l.value.4a
p.value.4a[ ,1 ] <- 1*( l.value.4a[,1] >= qnorm( 1-k[1] ) )
p.value.4a[ ,2 ] <- 1*( l.value.4a[,2] >= qnorm( 1-k[2] ) )

# Add biological hierarchy
p.value.4a[ p.value.4a[ ,1 ] == 1 & p.value.4a[ ,2 ] == 1, 2 ] <- 0
p.value.4a[ sample( which( p.value.4a[ ,1 ] == 1 ), p.asd*sum( p.value.4a[ ,1 ] == 1 ) ), 2 ] <- 1

plot.4a <- plot.profiles.como.bnw( g.value.0, p.value.4a, "ASD_v2_Model4a_snp.bnw.pdf", 
									traits.txt=traits, legend.txt=legend.txt )

## Model 4b: Biological heirarchy ( ASD > ADHD ), with random comorbidity
p.adhd <- 0.05

l.value.4b <- l.value.0

p.value.4b <- l.value.4b
p.value.4b[ ,1 ] <- 1*( l.value.4b[,1] >= qnorm( 1-k[1] ) )
p.value.4b[ ,2 ] <- 1*( l.value.4b[,2] >= qnorm( 1-k[2] ) )

# Add biological hierarchy
p.value.4b[ p.value.4b[ ,1 ] == 1 & p.value.4b[ ,2 ] == 1, 1 ] <- 0
p.value.4b[ sample( which( p.value.4b[ ,2 ] == 1 ), p.adhd*sum( p.value.4b[ ,2 ] == 1 ) ), 1 ] <- 1

plot.4b <- plot.profiles.como.bnw( g.value.0, p.value.4b, "ASD_v2_Model4b_snp.bnw.pdf", 
									traits.txt=traits, legend.txt=legend.txt )


